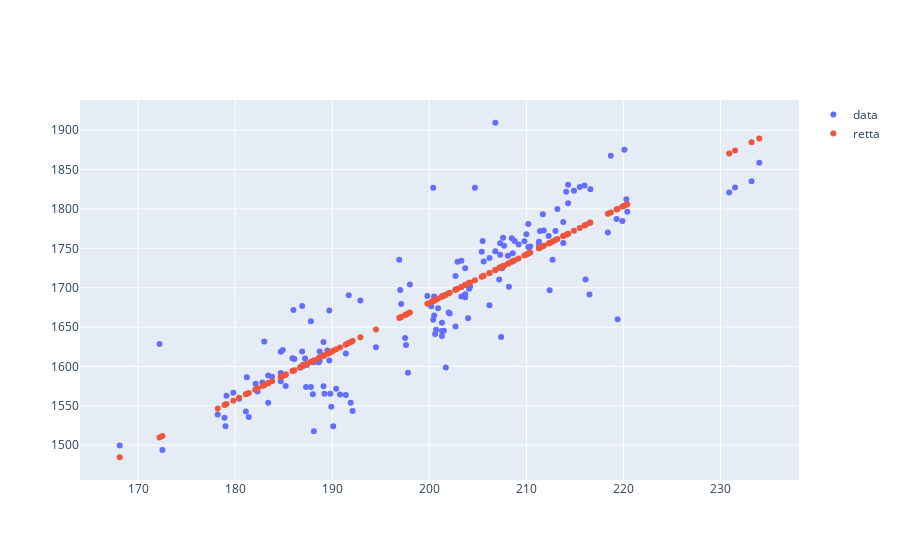

The notebook cell saved with this chart:
### Code cell
# Punto 2
#Disegnare in un unico grafico lo scatter plot delle osservazioni e la retta di regressione


py.init_notebook_mode(connected=True)
y_retta=w*x[:,0]+b

data=[
    go.Scatter(x=x[:,0],y=y,mode="markers",name="data"),
    go.Scatter(x=x[:,0],y=y_retta,mode="markers",name="retta ")
]
layout = go.Layout()
fig = go.Figure(data, layout)


py.iplot(fig)

### Figure 1 — Plotly figure (JSON) as saved in the notebook; plotly's stock layout.template omitted (floating-point values rounded to 4 significant figures; data arrays with more than 128 entries replaced by an {"elided": "..."} marker saying what was removed)
{"data": [{"mode": "markers", "name": "data", "type": "scatter", "x": {"elided": "155 float values"}, "y": {"elided": "155 float values"}}, {"mode": "markers", "name": "retta ", "type": "scatter", "x": {"elided": "155 float values"}, "y": {"elided": "155 float values"}}], "layout": {}}
